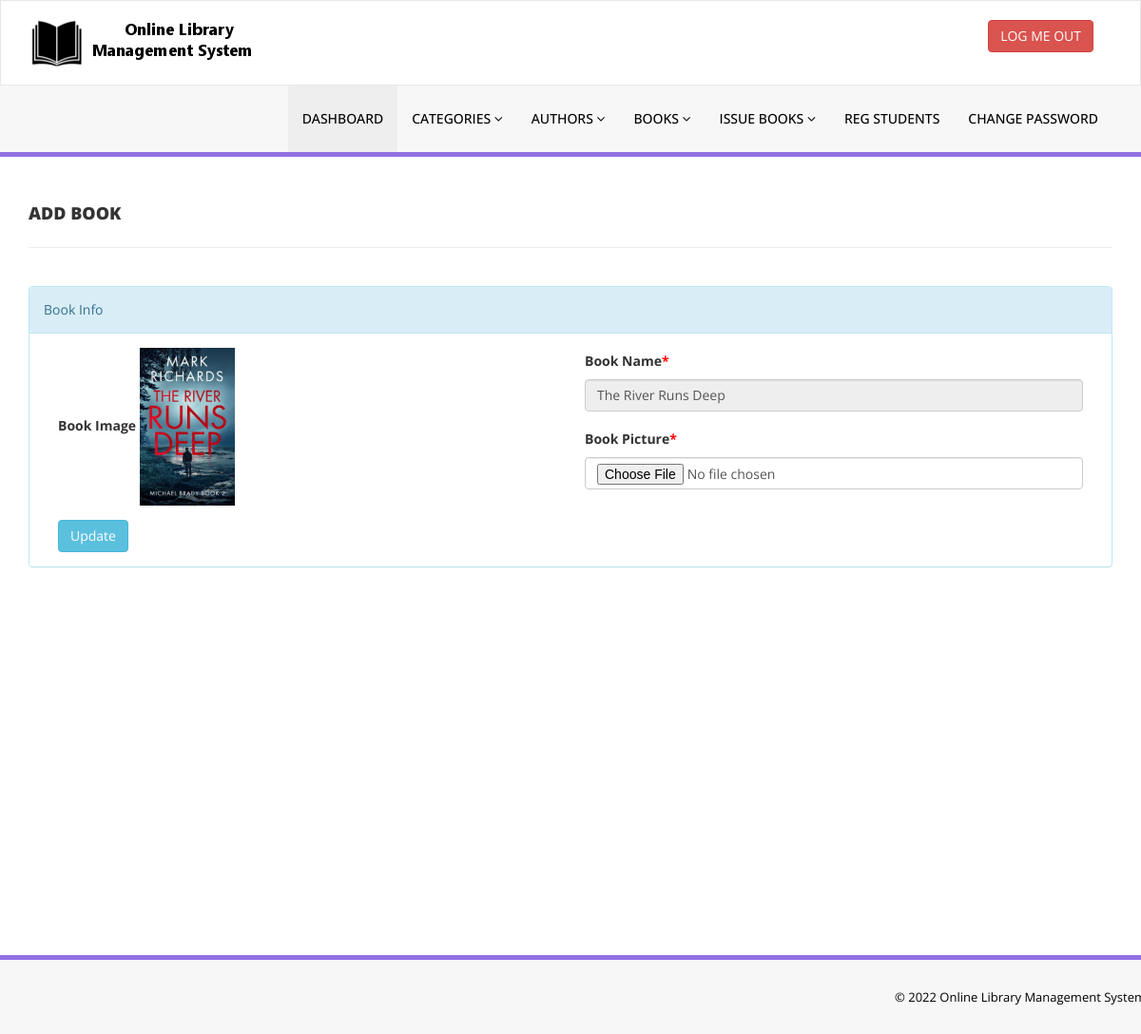
The page /admin/change-bookimg.php?bookid=14 (signed in) on the database its author committed.
### tables this page shows
CREATE TABLE `tblbooks` (
  `id` int(11) NOT NULL,
  `BookName` varchar(255) DEFAULT NULL,
  `CatId` int(11) DEFAULT NULL,
  `AuthorId` int(11) DEFAULT NULL,
  `ISBNNumber` varchar(25) DEFAULT NULL,
  `BookPrice` decimal(10,2) DEFAULT NULL,
  `publisher` varchar(255) DEFAULT NULL,
  `bookImage` varchar(250) NOT NULL,
  `isIssued` int(1) DEFAULT NULL,
  `RegDate` timestamp NULL DEFAULT current_timestamp(),
  `UpdationDate` timestamp NULL DEFAULT NULL ON UPDATE current_timestamp()
);

### admin/change-bookimg.php (the view, shortened to what this page needs)
<?php
include('includes/config.php');
if(strlen($_SESSION['alogin'])==0)
    {
header('location:index.php');
}
else{
?>
<!DOCTYPE html>
<html xmlns="http://www.w3.org/1999/xhtml">
<head>
    <link href="assets/css/bootstrap.css" rel="stylesheet" />
    <link href="assets/css/font-awesome.css" rel="stylesheet" />
    <link href="assets/css/style.css" rel="stylesheet" />
</head>
<body>
<?php include('includes/header.php');?>
    <div class="content-wrapper">
         <div class="container">
        <div class="row pad-botm">
            <div class="col-md-12">
                <h4 class="header-line">Add Book</h4>
                            </div>
</div>
<div class="row">
<div class="col-md12 col-sm-12 col-xs-12">
<div class="panel panel-info">
<div class="panel-heading">
Book Info
</div>
<div class="panel-body">
<form role="form" method="post" enctype="multipart/form-data">
<?php
$bookid=intval($_GET['bookid']);
$sql = "SELECT tblbooks.BookName,tblbooks.id as bookid,tblbooks.bookImage from  tblbooks  where tblbooks.id=:bookid";
$query = $dbh -> prepare($sql);
$query->bindParam(':bookid',$bookid,PDO::PARAM_STR);
$query->execute();
$results=$query->fetchAll(PDO::FETCH_OBJ);
if($query->rowCount() > 0)
{
foreach($results as $result)
{               ?>
<div class="col-md-6">
<div class="form-group">
<label>Book Image</label>
<img src="bookimg/<?php echo htmlentities($result->bookImage);?>" width="100">
</div></div>
<div class="col-md-6">
<div class="form-group">
<label>Book Name<span style="color:red;">*</span></label>
<input class="form-control" type="text" name="bookname" value="<?php echo htmlentities($result->BookName);?>" readonly />
</div></div>
<div class="col-md-6">
 <div class="form-group">
 <label>Book Picture<span style="color:red;">*</span></label>
 <input class="form-control" type="file" name="bookpic" autocomplete="off"   required="required" />
 </div>
    </div>
 <?php }} ?><div class="col-md-12">
<button type="submit" name="update" class="btn btn-info">Update </button></div>
                                    </form>
                            </div>
                        </div>
                            </div>
        </div>
    </div>
    </div>
  <?php include('includes/footer.php');?>
</body>
</html>
<?php } ?>

### admin/assets/css/style.css (style rules this page uses)
.content-wrapper { margin-top: 40px; min-height:800px; padding-bottom:90px; }
.header-line { font-weight:900; padding-bottom:25px; border-bottom:1px solid #eeeeee; text-transform:uppercase; }
.pad-botm { padding-bottom:30px; }

### rows shown on the page
tblbooks: bookImage (picture), bookname "The River Runs Deep"
